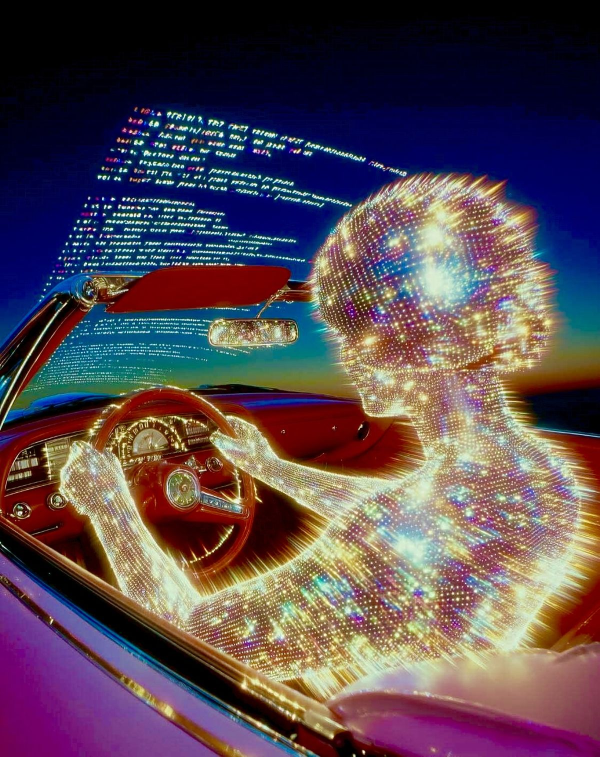
#> input picture brand/sources/disco.png, 1200 x 1513 px (shown at 1/2 size); its folder holds 6 pictures in this run
$ python gen-icon-cutouts.py
#> lines starting #> are read from the running program, lines starting #| are printed output that depends on the picture; after the words box and inside, x2 and y2 are one past the last pixel; in counts of white or black regions, pixels touching at a corner belong together
#!/usr/bin/env python3
"""Lifts the figures in sources/ onto the gradient tile.

Read sources/README.md before shipping any of these — they are found images.

Two treatments, because no single one fits every source:

  badge  — circle-crop the shot as it is and ring it in the gradient. Needs no
           keying, works even where the subject is darker than its ground, and
           the disc gives the eye one shape to hold at favicon size. It is
           also the object the token art already is.
  cutout — key the near-black ground out on luminance, keeping haze and sparks
           in a soft edge, and set the bare figure on the tile. Handsome at
           512, noise at 16: there is no containing shape.

Either can be re-lit first. gradient_map drives a mint-to-violet ramp off
luminance, which keeps a figure's form while stopping its original lighting
from arguing with the tile.

    python3 brand/gen-icon-cutouts.py
"""

import numpy as np
from PIL import Image, ImageDraw

from palette import OUT, RGB_A, RGB_B, SOURCES

S = 512

# Luminance to brand colour. The dark end stays near-black so a silhouette
# survives, the mid takes the mint, and only true highlights reach violet and
# white — which is where a chrome render keeps its sparkle.
BRAND_RAMP = [
    (0.00, (5, 5, 9)),
    (0.28, (10, 40, 45)),
    (0.55, (0, 200, 140)),
    (0.78, (120, 190, 255)),
    (0.92, (200, 90, 240)),
    (1.00, (255, 255, 255)),
]


def luminance(rgb):
    a = np.asarray(rgb.convert("RGB")).astype(np.float32) / 255
    return a[..., 0] * 0.299 + a[..., 1] * 0.587 + a[..., 2] * 0.114


def _bloom(shape, cx, cy, radius, rgb, alpha):
    """One radial tint, falling off linearly the way an SVG radialGradient
    does, so the tile matches the banner's field exactly."""
    h, w = shape
    y, x = np.mgrid[0:h, 0:w]
    r = np.sqrt(((x - cx * w) / (radius * w)) ** 2 + ((y - cy * h) / (radius * h)) ** 2)
    return np.clip(1 - r, 0, 1)[..., None] * alpha * np.array(rgb, np.float32)


def tile(size=S, ground="soft"):
    """The field an icon sits on.

    soft — the banner's pastel wash and dot grid. Same material as the header,
           which is the point: the avatar and the banner behind it read as one
           surface instead of two designs that happen to share a hue.
    grad — the gradient at full strength. Louder in a tab strip, but it fights
           anything photographic laid over it.
    ink  — near-black, for marks that need a dark ground to rim-light against.
    """
    if ground == "ink":
        return Image.new("RGB", (size, size), (10, 10, 10))
    if ground == "grad":
        y, x = np.mgrid[0:size, 0:size]
        t = np.clip((x + (size - y)) / (2 * size), 0, 1)[..., None]
        field = np.array(RGB_A) * (1 - t) + np.array(RGB_B) * t
        return Image.fromarray(field.astype(np.uint8), "RGB")

    field = np.full((size, size, 3), 255.0, np.float32)
    field -= _bloom((size, size), 0.02, 0.02, 0.95, (255 - np.array(RGB_A)), 0.30)
    field -= _bloom((size, size), 1.02, 1.02, 0.92, (255 - np.array(RGB_B)), 0.24)

    # The dot grid at the same pitch the banner uses, scaled with the tile so
    # 512 and 800 look identical side by side.
    pitch = size * 20 / 512
    y, x = np.mgrid[0:size, 0:size]
    d = np.sqrt(((x % pitch) - 1.6) ** 2 + ((y % pitch) - 1.6) ** 2)
    dots = np.clip(1.15 - d + 0.5, 0, 1)[..., None]
    field = field * (1 - dots * 0.10)
    return Image.fromarray(np.clip(field, 0, 255).astype(np.uint8), "RGB")


def gradient_map(im, stops=BRAND_RAMP):
    lum = luminance(im)
    pos = np.array([s[0] for s in stops], np.float32)
    cols = np.array([s[1] for s in stops], np.float32)
    out = np.stack([np.interp(lum, pos, cols[:, i]) for i in range(3)], -1)
    return Image.fromarray(out.astype(np.uint8), "RGB")


def key_out(im, lo=0.10, hi=0.34):
    """Alpha ramps with luminance and is smoothstepped, so the matte has no
    hard line and glow stays attached to the figure."""
    alpha = np.clip((luminance(im) - lo) / (hi - lo), 0, 1)
    alpha = alpha * alpha * (3 - 2 * alpha)
    out = im.convert("RGBA")
    out.putalpha(Image.fromarray((alpha * 255).astype(np.uint8), "L"))
    return out


def ring(size, thickness):
    """The gradient ring the token art wears, so a badge matches the coins."""
    y, x = np.mgrid[0:size, 0:size]
    t = np.clip((x + (size - y)) / (2 * size), 0, 1)[..., None]
    col = (np.array(RGB_A) * (1 - t) + np.array(RGB_B) * t).astype(np.uint8)
    grad = Image.fromarray(np.dstack([col, np.full((size, size, 1), 255, np.uint8)]), "RGBA")
    mask = Image.new("L", (size, size), 0)
    ImageDraw.Draw(mask).ellipse([1, 1, size - 2, size - 2], outline=255, width=thickness)
    out = Image.new("RGBA", (size, size), (0, 0, 0, 0))
    out.paste(grad, (0, 0), mask)
    return out


def badge(name, source, zoom=1.0, shift=0.0, ground="soft", tone=False, size=S):
    """zoom crops in on the subject; shift moves the crop down the frame as a
    fraction of its height (negative rides up, which is where heads are)."""
#> called with name = 'badge-disco', source = 'disco.png', zoom = 1.6, shift = -0.1, ground = 'soft', tone = False, size = 512
    im = Image.open(SOURCES / source).convert("RGB")
#> im is the input picture: PIL image 1200x1513 RGB; mean R, G, B 89.3, 73.3, 82
    if tone:
        im = gradient_map(im)
    w, h = im.size
#> w = 1200; h = 1513
    side = min(w, h) / zoom
#> side = 750
    cx, cy = w / 2, h / 2 + shift * h
#> cx = 600; cy = 605.2
    im = im.crop((round(cx - side / 2), round(cy - side / 2),
                  round(cx + side / 2), round(cy + side / 2)))
#> im: PIL image 750x750 RGB

    d = round(size * 0.80)
    im = im.resize((d, d), Image.LANCZOS)
#> im: PIL image 410x410 RGB
    # Draw the mask big and shrink it: a circle rasterised at 1x has stair-steps.
    mask = Image.new("L", (d * 4, d * 4), 0)
#> mask: PIL image 1640x1640 L; every value is 0
    ImageDraw.Draw(mask).ellipse([0, 0, d * 4 - 1, d * 4 - 1], fill=255)
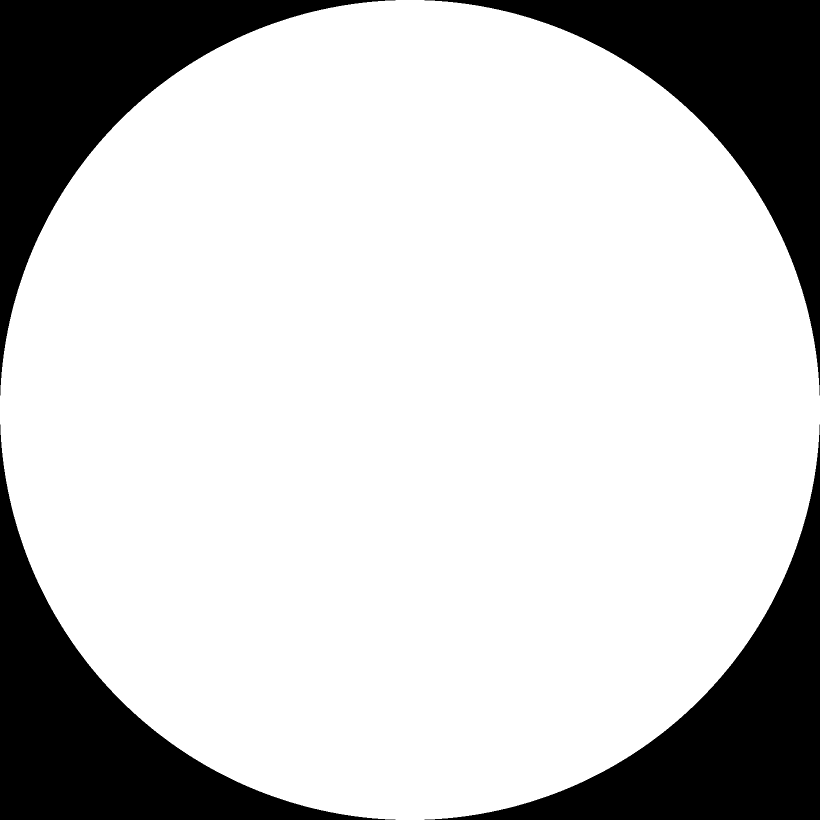
#> mask: PIL image 1640x1640 L (shown at 1/2 size); 78.5% white; 4 black regions, box (x1, y1, x2, y2) and area: (0, 0, 791, 791) 144370, (849, 0, 1640, 791) 144370, (0, 849, 791, 1640) 144370, (849, 849, 1640, 1640) 144370
    disc = im.convert("RGBA")
    disc.putalpha(mask.resize((d, d), Image.LANCZOS))
    disc = Image.alpha_composite(disc, ring(d, round(d * 0.035)))
#> in ring, `grad = Image.fromarray(np.dstack([col, np.full((size, size, 1), 255, n..`:
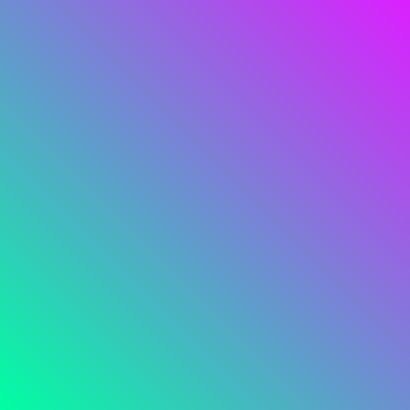
#> grad: PIL image 410x410 RGBA; mean R, G, B, A 109.5, 142.5, 208.5, 255
#> in ring, `mask = Image.new("L", (size, size), 0)`: mask: PIL image 410x410 L; every value is 0
#> in ring, `ImageDraw.Draw(mask).ellipse([1, 1, size - 2, size - 2], outline=255, ..`:
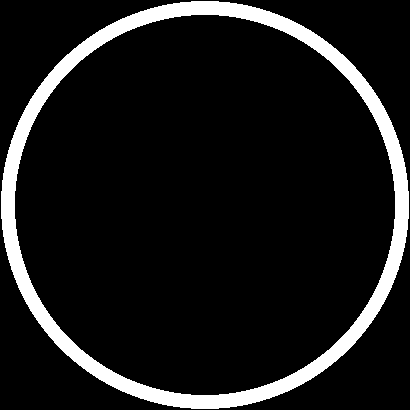
#> mask: PIL image 410x410 L; 10.3% white; 1 white region, box (x1, y1, x2, y2) and area: (1, 1, 409, 409) 17248
#> in ring, `out = Image.new("RGBA", (size, size), (0, 0, 0, 0))`: out: PIL image 410x410 RGBA; every value is 0

    base = tile(size, ground).convert("RGBA")
    base.alpha_composite(disc, ((size - d) // 2, (size - d) // 2))
    OUT.mkdir(exist_ok=True)
    base.convert("RGB").save(OUT / f"{name}.png")


def cutout(name, source, ground="soft", fill=0.90, size=S, **kw):
    fig = key_out(Image.open(SOURCES / source).convert("RGB"), **kw)
    box = fig.split()[3].point(lambda v: 255 if v > 40 else 0).getbbox()
    if box:
        fig = fig.crop(box)
    k = size * fill / max(fig.size)
    fig = fig.resize((max(1, round(fig.width * k)), max(1, round(fig.height * k))), Image.LANCZOS)

    base = tile(size, ground).convert("RGBA")
    base.alpha_composite(fig, ((size - fig.width) // 2, (size - fig.height) // 2))
    OUT.mkdir(exist_ok=True)
    base.convert("RGB").save(OUT / f"{name}.png")


# zoom/shift were dialled in by eye per source — heads sit high in every one.
FRAMING = {
    "disco.png": (1.6, -0.10),
    "blueghost.png": (1.5, -0.06),
    "greenglass.png": (1.25, -0.05),
    "rimbust.png": (1.35, -0.08),
    "xray.png": (1.1, 0.0),
    "eyes.png": (1.2, -0.06),
    "crystal.png": (1.15, -0.05),
    "spartan.png": (1.35, -0.12),
}

# 512 is the favicon master; 800 is the X avatar at retina, which X downsamples
# to the 400 it displays.
OUTPUT_SIZES = ((512, ""), (800, "-800"))

if __name__ == "__main__":
    for src, (zoom, shift) in FRAMING.items():
        stem = src.removesuffix(".png")
        for size, suffix in OUTPUT_SIZES:
            badge(f"badge-{stem}{suffix}", src, zoom, shift, size=size)
            badge(f"badge-{stem}-brand{suffix}", src, zoom, shift, tone=True, size=size)
#> call 2 of badge, with name = 'badge-disco-brand', source = 'disco.png', zoom = 1.6, shift = -0.1, ground = 'soft', tone = True, size = 512
#> in luminance, `return a[..., 0] * 0.299 + a[..., 1] * 0.587 + a[..., 2] * 0.114`:
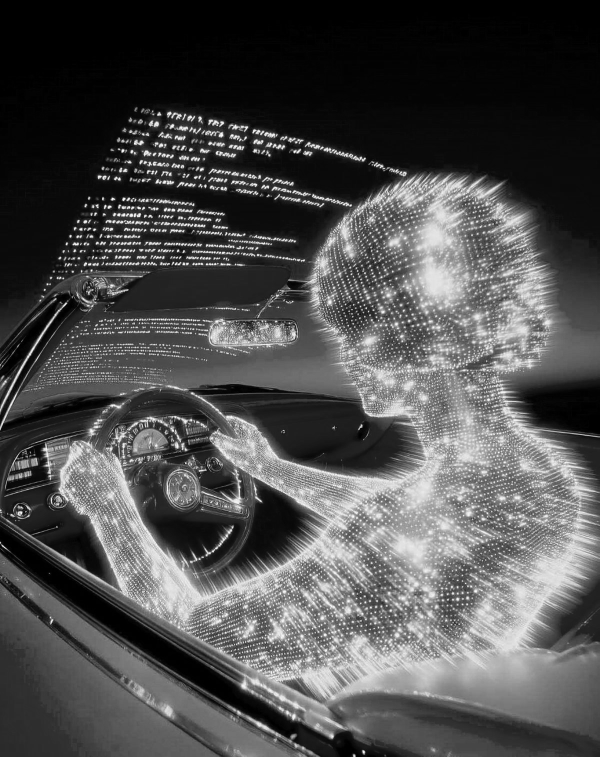
#> returned value: shape (1513, 1200) float32 (shown at 1/2 size); min 0, max 1, mean 0.31
#> in gradient_map, `out = np.stack([np.interp(lum, pos, cols[:, i]) for i in range(3)], -1)`:
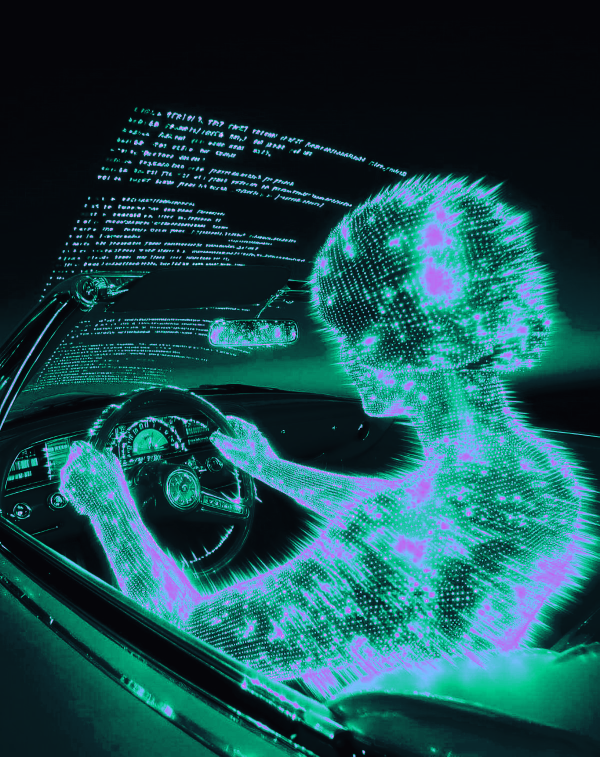
#> out: shape (1513, 1200, 3) float64 (shown at 1/2 size); mean of channels 0, 1, 2 25.4, 76.9, 80.3; drawn as R, G, B
#> in badge (call 2), `disc = Image.alpha_composite(disc, ring(d, round(d * 0.035)))`:
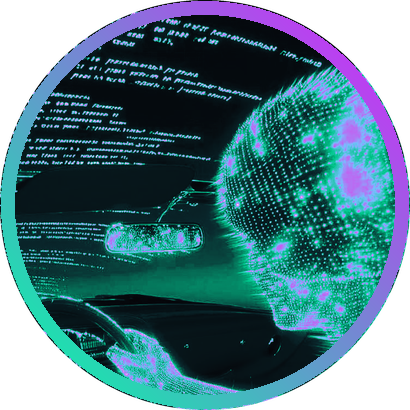
#> disc: PIL image 410x410 RGBA; mean R, G, B, A 36.4, 88.6, 99.3, 200.3; transparent parts drawn white
#> in badge (call 2), `base.alpha_composite(disc, ((size - d) // 2, (size - d) // 2))`:
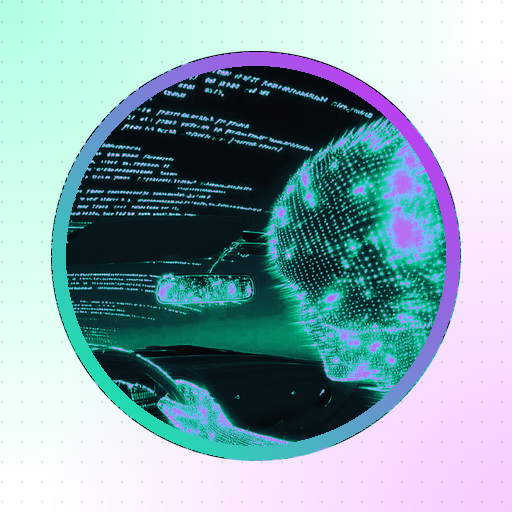
#> base: PIL image 512x512 RGBA; mean R, G, B, A 134.7, 165.8, 173.9, 255
#> pass 2 of the loop `for src, (zoom, shift) in FRAMING.items():`:
#> stem = 'blueghost'
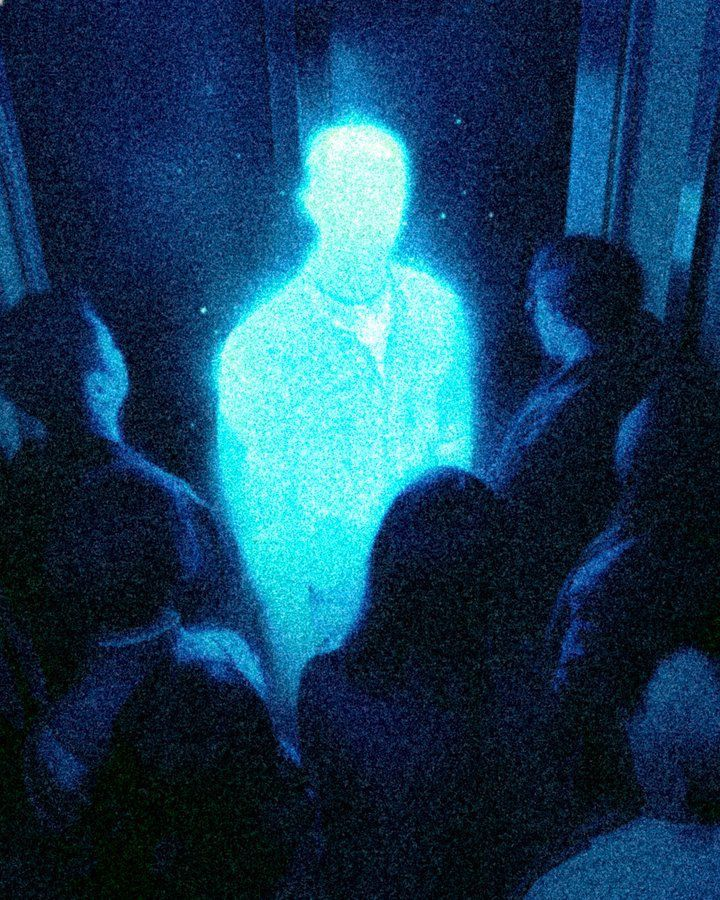
#> input picture brand/sources/blueghost.png, 720 x 900 px
#> in badge, im is the input picture: PIL image 720x900 RGB; mean R, G, B 25.3, 63.6, 90
#> a: shape (900, 720, 3) float32
#> in badge (call 6), `disc = Image.alpha_composite(disc, ring(d, round(d * 0.035)))`:
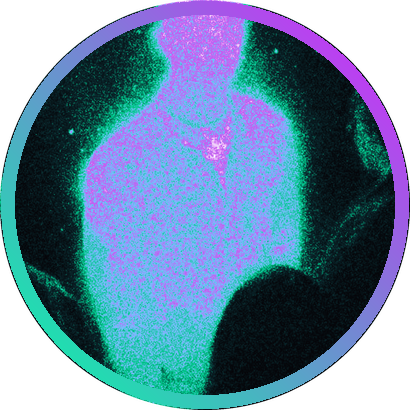
#> disc: PIL image 410x410 RGBA; mean R, G, B, A 55.2, 91.1, 119.2, 200.3; transparent parts drawn white
#> in badge (call 6), `base.alpha_composite(disc, ((size - d) // 2, (size - d) // 2))`:
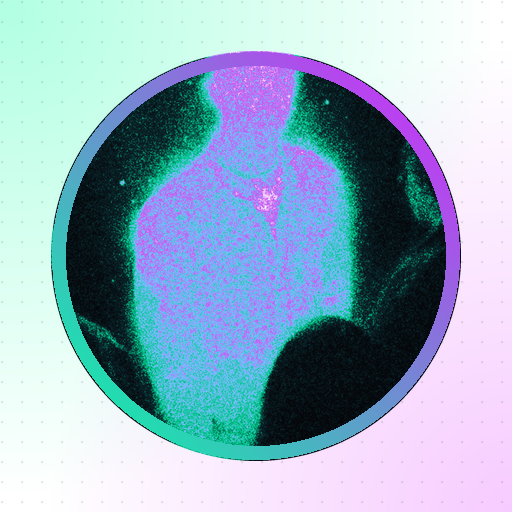
#> base: PIL image 512x512 RGBA; mean R, G, B, A 150.2, 175.4, 195.2, 255
#> pass 3 of the loop `for src, (zoom, shift) in FRAMING.items():`:
#> stem = 'greenglass'
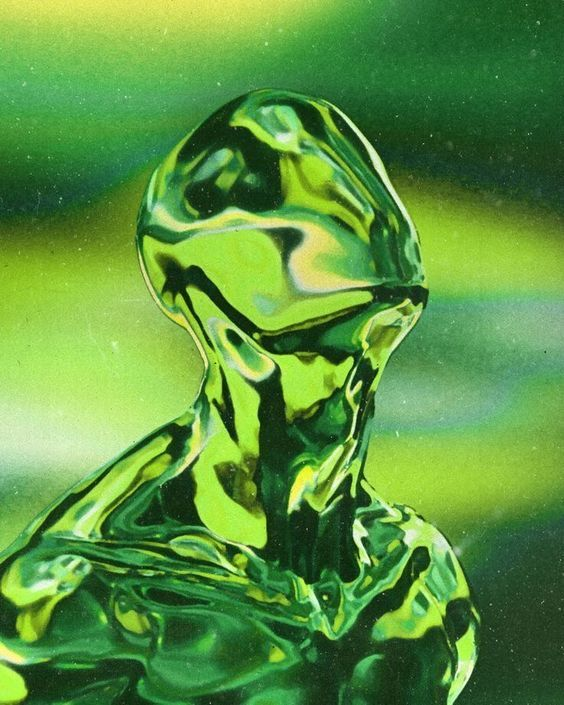
#> input picture brand/sources/greenglass.png, 564 x 705 px
#> in badge, im is the input picture: PIL image 564x705 RGB; mean R, G, B 91.4, 147.1, 63.6
#> in badge (call 9), `im = im.crop((round(cx - side / 2), round(cy - side / 2), round(cx + s..`:
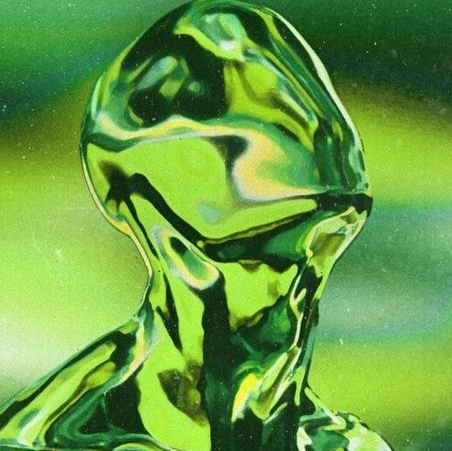
#> im: PIL image 452x451 RGB; mean R, G, B 103, 156.8, 66.3
#> (the run stopped early here; a loop or call above may not have finished)
